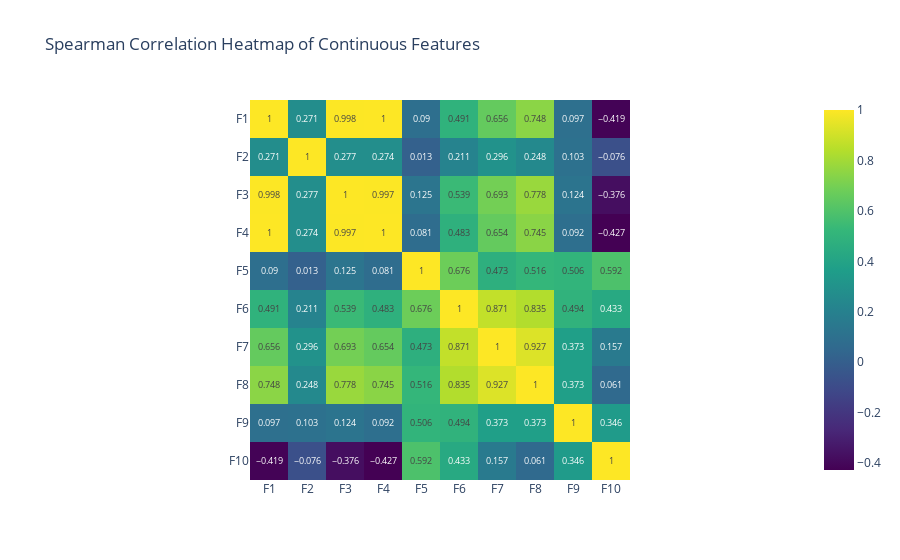

Source (notebook cell):
### Code cell
# correlation heatmap
spearman_correlation_matrix = eda.correlations(sample_df, type="spearman", printout="heatmap")

### Figure 1 — Plotly figure (JSON) as saved in the notebook; plotly's stock layout.template omitted (floating-point values rounded to 4 significant figures)
{"data": [{"coloraxis": "coloraxis", "hovertemplate": "x: %{x}<br>y: %{y}<br>color: %{z}<extra></extra>", "name": "0", "texttemplate": "%{z}", "type": "heatmap", "x": ["F1", "F2", "F3", "F4", "F5", "F6", "F7", "F8", "F9", "F10"], "xaxis": "x", "y": ["F1", "F2", "F3", "F4", "F5", "F6", "F7", "F8", "F9", "F10"], "yaxis": "y", "z": [[1, 0.271, 0.998, 1, 0.09, 0.491, 0.656, 0.748, 0.097, -0.419], [0.271, 1, 0.277, 0.274, 0.013, 0.211, 0.296, 0.248, 0.103, -0.076], [0.998, 0.277, 1, 0.997, 0.125, 0.539, 0.693, 0.778, 0.124, -0.376], [1, 0.274, 0.997, 1, 0.081, 0.483, 0.654, 0.745, 0.092, -0.427], [0.09, 0.013, 0.125, 0.081, 1, 0.676, 0.473, 0.516, 0.506, 0.592], [0.491, 0.211, 0.539, 0.483, 0.676, 1, 0.871, 0.835, 0.494, 0.433], [0.656, 0.296, 0.693, 0.654, 0.473, 0.871, 1, 0.927, 0.373, 0.157], [0.748, 0.248, 0.778, 0.745, 0.516, 0.835, 0.927, 1, 0.373, 0.061], [0.097, 0.103, 0.124, 0.092, 0.506, 0.494, 0.373, 0.373, 1, 0.346], [-0.419, -0.076, -0.376, -0.427, 0.592, 0.433, 0.157, 0.061, 0.346, 1]]}], "layout": {"coloraxis": {"colorscale": [[0, "#440154"], [0.1111, "#482878"], [0.2222, "#3e4989"], [0.3333, "#31688e"], [0.4444, "#26828e"], [0.5556, "#1f9e89"], [0.6667, "#35b779"], [0.7778, "#6ece58"], [0.8889, "#b5de2b"], [1, "#fde725"]]}, "title": {"text": "Spearman Correlation Heatmap of Continuous Features"}, "xaxis": {"anchor": "y", "constrain": "domain", "domain": [0, 1], "scaleanchor": "y"}, "yaxis": {"anchor": "x", "autorange": "reversed", "constrain": "domain", "domain": [0, 1]}}}
